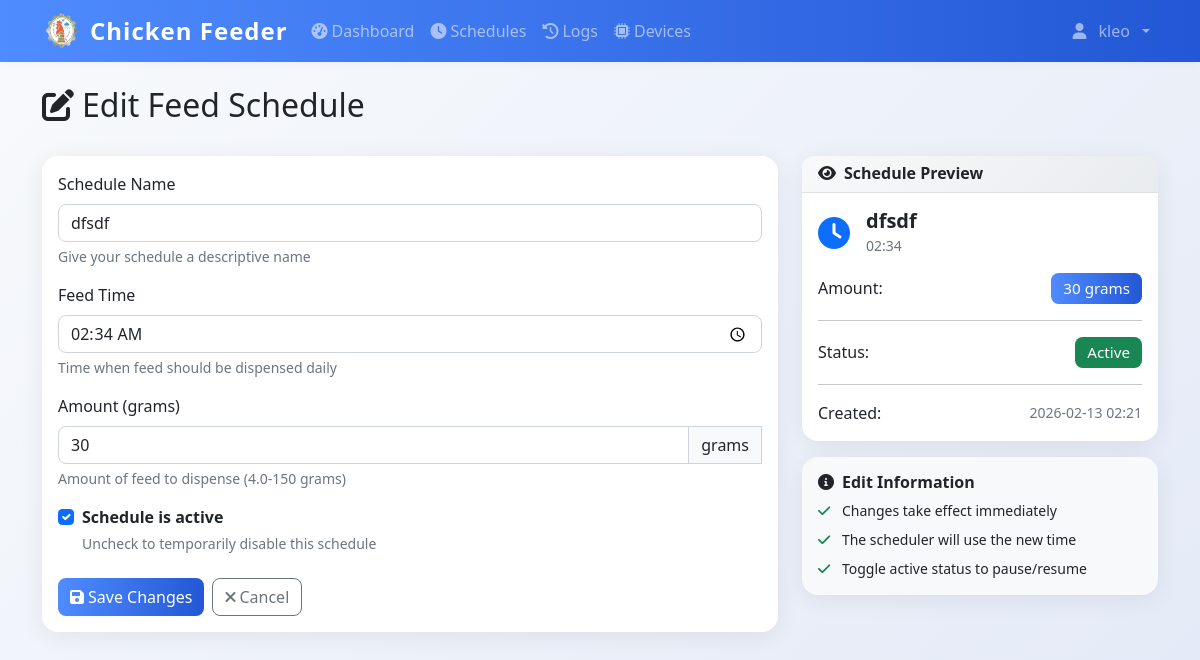
/schedules/2/edit (signed in), run on an earlier commit of the app's database.
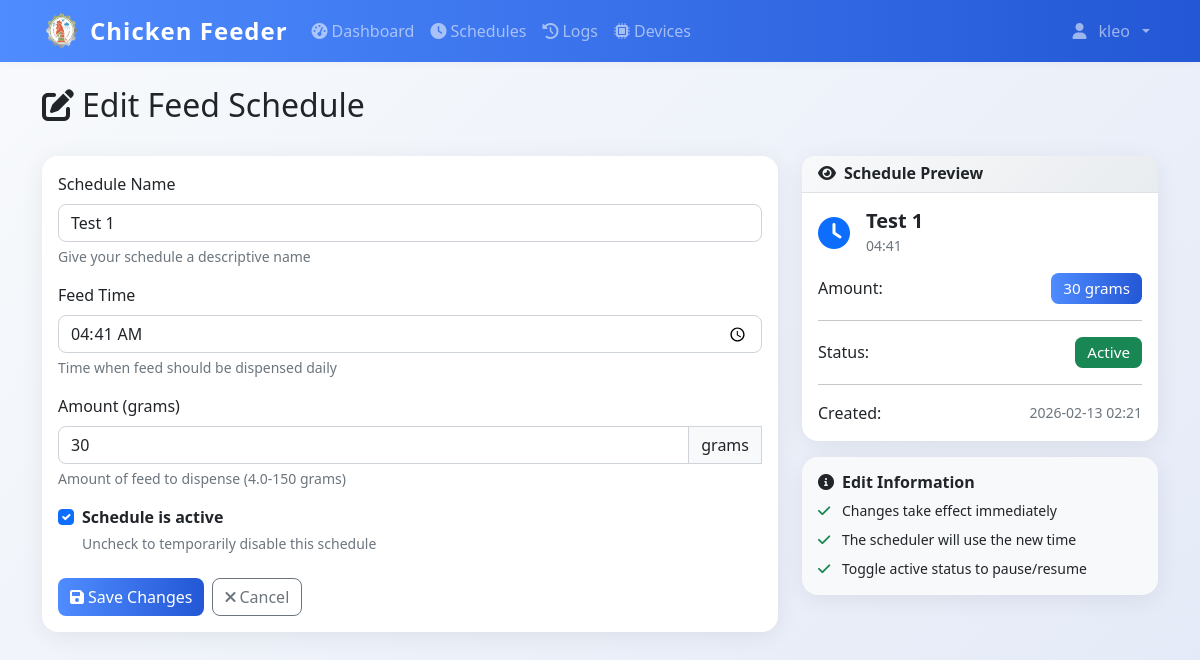
And on a later commit of the database.
### models.py (models this page shows)
class FeedSchedule(db.Model):
    id = db.Column(db.Integer, primary_key=True)
    name = db.Column(db.String(100), nullable=False)
    feed_time = db.Column(db.Time, nullable=False)
    amount_grams = db.Column(db.Integer, nullable=False)
    is_active = db.Column(db.Boolean, default=True)
    created_by = db.Column(db.Integer, db.ForeignKey('user.id'), nullable=False)
    created_at = db.Column(db.DateTime, default=datetime.now)
    user = db.relationship('User', backref=db.backref('schedules', lazy=True))

### app.py (the view, shortened to what this page needs)
@app.route('/schedules/<int:schedule_id>/edit', methods=['GET', 'POST'])
@login_required
def edit_schedule(schedule_id):
    from utils.validators import validate_schedule_name, validate_amount_grams, sanitize_string
    from utils.model_utils import get_feed_ratio
    schedule = db.session.get(FeedSchedule, schedule_id)
    if not schedule:
        flash('Schedule not found', 'danger')
        return redirect(url_for('schedules'))
    if schedule.created_by != current_user.id:
        flash('Unauthorized', 'danger')
        return redirect(url_for('schedules'))
    feed_config = get_feed_ratio()
    min_grams = feed_config.get('grams_per_drop', 4.0)
    return render_template('edit_schedule.html', schedule=schedule, min_grams=min_grams)

### app.py (called while the page is built)
@login_manager.user_loader
def load_user(user_id):
    return db.session.get(User, int(user_id))

@app.context_processor
def inject_datetime():
    return {'datetime': datetime}

@app.before_request
def restrict_admin_from_user_pages():
    if current_user.is_authenticated and getattr(current_user, 'is_admin', False):
        if not request.path.startswith('/admin'):
            if not request.path.startswith('/static') and not request.path.startswith('/logout'):
                return redirect(url_for('admin.dashboard'))

### utils/model_utils.py (called while the page is built)
def get_feed_ratio():
    if not os.path.exists(CONFIG_PATH):
        return {'pellets': 150, 'grams': 6.0, 'grams_per_drop': 4.0}
    with open(CONFIG_PATH, 'r') as f:
        data = json.load(f)
    if 'grams_per_drop' not in data:
        data['grams_per_drop'] = 4.0
    return data

### templates/edit_schedule.html (shortened to what the changed rows need)
{% extends "base.html" %}
{% block content %}
<div class="container mt-4">
    <div class="row mb-4">
        <div class="col">
            <h1 class="h2">
                <i class="fas fa-edit me-2"></i>Edit Feed Schedule
            </h1>
        </div>
    </div>
    <div class="row">
        <div class="col-lg-8">
            <div class="card">
                <div class="card-body">
                    <form method="POST" id="schedule-form">
                        <div class="mb-3">
                            <label for="name" class="form-label">Schedule Name</label>
                            <input type="text" class="form-control" id="name" name="name"
                                value="{{ schedule.name }}"
                                placeholder="e.g., Morning Feed, Evening Feed" required>
                            <div class="form-text">Give your schedule a descriptive name</div>
                        </div>
                        <div class="mb-3">
                            <label for="feed_time" class="form-label">Feed Time</label>
                            <input type="time" class="form-control" id="feed_time" name="feed_time"
                                value="{{ schedule.feed_time.strftime('%H:%M') }}" required>
                            <div class="form-text">Time when feed should be dispensed daily</div>
                        </div>
                        <div class="mb-3">
                            <div class="input-group">
                                <input type="number" class="form-control" id="amount_grams" name="amount_grams"
                                    min="{{ min_grams }}" max="150" value="{{ schedule.amount_grams }}" step="0.1" required>
                                <span class="input-group-text">grams</span>
                            </div>
                        </div>
                        <div class="mb-4">
                            <div class="form-check">
                                <input class="form-check-input" type="checkbox" id="is_active" name="is_active"
                                    {% if schedule.is_active %}checked{% endif %}>
                                <label class="form-check-label" for="is_active">
                                    <strong>Schedule is active</strong>
                                </label>
                                <div class="form-text">Uncheck to temporarily disable this schedule</div>
                            </div>
                        </div>
                    </form>
                </div>
            </div>
        </div>
        <div class="col-lg-4">
            <div class="card">
                <div class="card-body">
                    <div class="d-flex align-items-center mb-3">
                        <div>
                            <h5 class="mb-0" id="preview-name">{{ schedule.name }}</h5>
                            <small class="text-muted" id="preview-time">{{ schedule.feed_time.strftime('%H:%M') }}</small>
                        </div>
                    </div>
                    <div class="d-flex justify-content-between align-items-center">
                        <span>Amount:</span>
                        <span class="badge bg-primary" id="preview-amount">{{ schedule.amount_grams }} grams</span>
                    </div>
                    <div class="d-flex justify-content-between align-items-center">
                        <span>Status:</span>
                        <span class="badge {{ 'bg-success' if schedule.is_active else 'bg-secondary' }}" id="preview-status">
                            {{ 'Active' if schedule.is_active else 'Inactive' }}
                        </span>
                    </div>
                    <div class="d-flex justify-content-between align-items-center">
                        <span>Created:</span>
                        <small class="text-muted">{{ schedule.created_at.strftime('%Y-%m-%d %H:%M') }}</small>
                    </div>
                </div>
            </div>
        </div>
    </div>
</div>
{% endblock %}

What changed in the data, as far as the page shows it:
changed FeedSchedule "Active": name "dfsdf" → "Test 1"; feed_time "02:34" → "04:41"
